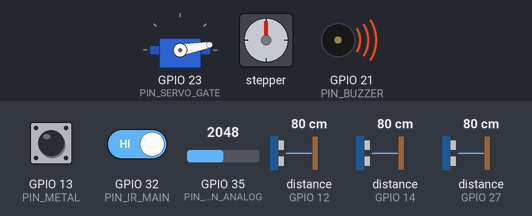
Bench run of a sketch on a simulated ESP32. On the bench: servo, stepper motor, buzzer (waves = sounding, pin HIGH). Wiring (inferred from the names in the program): 3 × ultrasonic range finder: trigger GPIO 25, echo GPIO 14 / trigger GPIO 26, echo GPIO 12 / trigger GPIO 33, echo GPIO 27. The inputs (shaded band) are chosen by the test bench; at power-on: GPIO 32 (PIN_IR_MAIN) HIGH, GPIO 35 (PIN_RAIN_ANALOG) = 2048, distance to the obstacle (sensors on GPIO 12, GPIO 14, GPIO 27) 80 cm, GPIO 13 (PIN_METAL) HIGH. The echo pulse lasts 58.3 µs per cm; WiFi joins after 1.5 s; servers stay silent unless stated; web services answer with replies made up by the test bench; stepper angles assume 4096 steps per turn; pins used as bus, display or sensor lines are not drawn; what the sketch prints to the serial monitor is not drawn.

Above: at 20.1 s.
20.2 s: GPIO 32 (PIN_IR_MAIN) driven LOW
At 21.2 s:
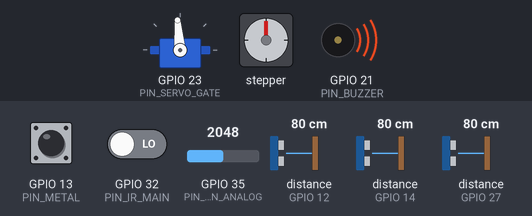
22.9 s: GPIO 35 (PIN_RAIN_ANALOG) set to 1848
25.3 s: GPIO 35 (PIN_RAIN_ANALOG) set to 1740
At 30.8 s:
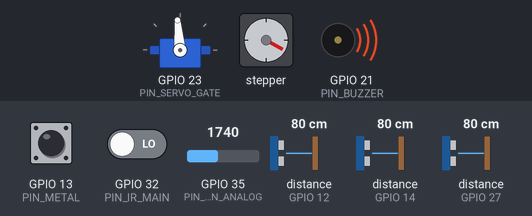
At 31.2 s:
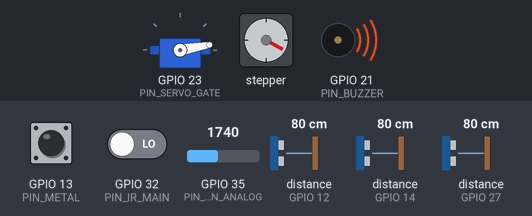
31.3 s: distance to the obstacle (sensor on GPIO 12) set to 2 cm
At 32.51 s:
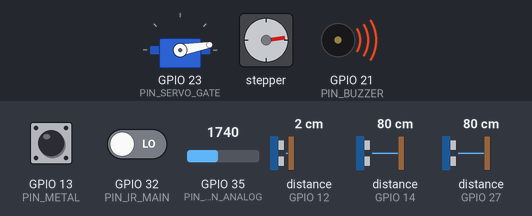
34.3 s: GPIO 13 (PIN_METAL) pulled LOW for 3.2 s
43.5 s: GPIO 35 (PIN_RAIN_ANALOG) set to 2440
Timing chart, 0 to 47.5 s (numbered marks = the images above; inputs shaded):
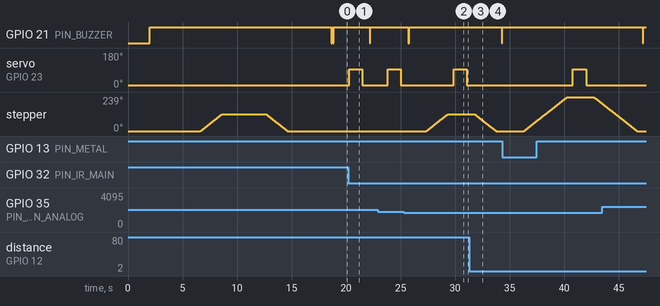

Measured:
- the behaviour switches between 1801 and 1800 on GPIO 35 (PIN_RAIN_ANALOG) (found by bisection; images 1 and 2)
- after the input at 20.2 s, GPIO 21 (PIN_BUZZER): HIGH → LOW after 2.0 s, → HIGH 0.06 s later; servo on GPIO 23 (PIN_SERVO_GATE): 10° → 95° after 0.07 s, → 10° 1.2 s later
- after the input at 25.3 s, GPIO 21 (PIN_BUZZER): goes on until 25.8 s, then stays HIGH; stepper: turns 119° clockwise in 2.0 s, starting after 2.1 s

The sketch:

Smart_dustbin_2.ino
```cpp
#include <WiFi.h>
#include <HTTPClient.h>
#include <ESP32Servo.h>
#include <CheapStepper.h>

// ===================== ENUM =====================
enum TargetBin {
  BIN_WET,
  BIN_DRY,
  BIN_METAL
};

// ===================== WiFi + ThingSpeak =====================
const char* ssid     = "Redowan";
const char* password = "01610142404";

// FIX #3: Use correct ThingSpeak HTTP endpoint (port 80, not HTTPS)
const char* tsServer = "http://api.thingspeak.com/update";
String tsApiKey      = "M039Y3AXLFZT2PD8";

// ===================== PIN DEFINITIONS =====================
// FIX #5/#6: GPIO 2 is a boot-strapping pin (onboard LED on most dev boards).
// Using it as a stepper output can prevent boot if pulled LOW.
// Changed stepper pins to safe GPIOs: 16, 17, 5, 15.
// - GPIO 16 / 17: safe general-purpose outputs
// - GPIO  5: has internal pull-up at boot, stepper coil state is fine
// - GPIO 15: has internal pull-down at boot, stepper coil state is fine
// Verify these don't conflict with your wiring.
#define STEPPER_IN1 4
#define STEPPER_IN2 2
#define STEPPER_IN3 18
#define STEPPER_IN4 19

// Servo for gate
#define PIN_SERVO_GATE 23

// Sensors
#define PIN_IR_MAIN    32   // IR sensor — LOW = object detected
#define PIN_METAL      13   // Metal sensor — LOW = metal detected
#define PIN_RAIN_ANALOG 35  // Rain/moisture AO → ADC1_CH7 (input-only, correct)

// Buzzer (active-low logic: LOW = ON, HIGH = OFF)
// FIX #8: If your buzzer is active-high, swap HIGH/LOW in buzzerBeep().
#define PIN_BUZZER 21

// Ultrasonic sensors — 3 bins
#define TRIG_WET 26
#define ECHO_WET 12

#define TRIG_DRY 25
#define ECHO_DRY 14

#define TRIG_MET 33
#define ECHO_MET 27

// ===================== TUNING CONSTANTS =====================
const int BIN_DEPTH_CM = 8;   // Real bin depth in cm — calibrate!
const int BIN_EMPTY_CM = 7;  // ← add this line
const int FULL_THRESHOLD_PCT    = 70;    // Alarm threshold %
const unsigned long UPLOAD_INTERVAL_MS = 15000UL;

// Rain/moisture hysteresis thresholds (lower AO value = wetter on most modules)
const int RAIN_WET_ON       = 1800;  // Becomes wet when value drops to/below this
const int RAIN_WET_OFF      = 2200;  // Becomes dry when value rises to/above this
const int RAIN_INVALID_LOW  = 20;
const int RAIN_INVALID_HIGH = 4090;

// ===================== STEPPER DEGREES =====================
const int DEG_TO_WET   = 120;
const int DEG_TO_METAL = 240;
const int STEPPER_RPM  = 17;

// ===================== TIMING =====================
const unsigned long DROP_OPEN_TIME_MS  = 1200UL;
const unsigned long SERVO_SETTLE_MS    = 700UL;
const unsigned long STEPPER_SETTLE_MS  = 500UL;

// ===================== SERVO ANGLES =====================
const int SERVO_MIN_US      = 500;
const int SERVO_MAX_US      = 2400;
const int GATE_CLOSED_ANGLE = 10;
const int GATE_OPEN_ANGLE   = 95;

// ===================== OBJECTS / GLOBALS =====================
CheapStepper stepper(STEPPER_IN1, STEPPER_IN2, STEPPER_IN3, STEPPER_IN4);
Servo gateServo;

unsigned long lastUploadMs  = 0;
bool initialUploadDone      = false; // FIX #9: skip duplicate first upload in loop

int pctWet = 0, pctDry = 0, pctMet = 0;
bool rainIsWet = false;

// FIX #12: WiFi reconnect cooldown
unsigned long lastWifiAttemptMs = 0;
const unsigned long WIFI_RETRY_COOLDOWN_MS = 20000UL; // Don't retry more than every 20s

// ===================== PROTOTYPES =====================
void buzzerBeep(int times, int onMs = 120, int offMs = 120);
bool wifiEnsureConnected();
void readAllBinLevels();
void uploadThingSpeak();
long readUltrasonicCM(int trigPin, int echoPin);
int  distanceToPercent(long distanceCm);
int  median3(int a, int b, int c);
int  readBinPercentMedian3(int trigPin, int echoPin);
int  readRainFiltered();
void updateRainState();
TargetBin classifyWaste();
void moveSorterTo(TargetBin bin);
void returnSorterToDry(TargetBin bin);
void dropOneItem();

// ===================== HELPERS =====================

void buzzerBeep(int times, int onMs, int offMs) {
  for (int i = 0; i < times; i++) {
    digitalWrite(PIN_BUZZER, LOW);   // Active-low ON
    delay(onMs);
    digitalWrite(PIN_BUZZER, HIGH);  // Active-low OFF
    if (offMs > 0) delay(offMs);
  }
}

// FIX #3 + #12: Use WiFiClient for HTTP, add reconnect cooldown
bool wifiEnsureConnected() {
  if (WiFi.status() == WL_CONNECTED) return true;

  unsigned long now = millis();
  if (now - lastWifiAttemptMs < WIFI_RETRY_COOLDOWN_MS && lastWifiAttemptMs != 0) {
    Serial.println("WiFi cooldown — skipping reconnect attempt");
    return false;
  }
  lastWifiAttemptMs = now;

  Serial.println("WiFi not connected, attempting reconnect...");
  WiFi.mode(WIFI_STA);
  WiFi.begin(ssid, password);

  unsigned long start = millis();
  while (WiFi.status() != WL_CONNECTED && millis() - start < 12000UL) {
    delay(250);
  }

  bool ok = (WiFi.status() == WL_CONNECTED);
  Serial.println(ok ? "WiFi connected!" : "WiFi failed.");
  return ok;
}

// Ultrasonic: returns distance in cm, or -1 on timeout
long readUltrasonicCM(int trigPin, int echoPin) {
  digitalWrite(trigPin, LOW);
  delayMicroseconds(2);
  digitalWrite(trigPin, HIGH);
  delayMicroseconds(10);
  digitalWrite(trigPin, LOW);

  long duration = pulseIn(echoPin, HIGH, 30000UL);
  if (duration == 0) return -1;
  return (long)(duration * 0.034 / 2.0);
}

int distanceToPercent(long distanceCm) {
  if (distanceCm < 0) return -1;
  if (distanceCm >= BIN_EMPTY_CM) return 0;  // ← was BIN_DEPTH_CM
  if (distanceCm <= 0) return 100;

  int pct = (int)(((BIN_EMPTY_CM - distanceCm) * 100.0 / BIN_EMPTY_CM) + 0.5);  // ← both changed
  if (pct < 0) pct = 0;
  if (pct > 100) pct = 100;
  return pct;
}

int median3(int a, int b, int c) {
  if (a > b) { int t = a; a = b; b = t; }
  if (b > c) { int t = b; b = c; c = t; }
  if (a > b) { int t = a; a = b; b = t; }
  return b;
}

// FIX #11: Handles all-invalid case: returns -1 so caller skips update.
// If only some readings are -1, substitutes with the best available value.
int readBinPercentMedian3(int trigPin, int echoPin) {
  int p1 = distanceToPercent(readUltrasonicCM(trigPin, echoPin)); delay(30);
  int p2 = distanceToPercent(readUltrasonicCM(trigPin, echoPin)); delay(30);
  int p3 = distanceToPercent(readUltrasonicCM(trigPin, echoPin));

  // All invalid
  if (p1 < 0 && p2 < 0 && p3 < 0) return -1;

  // Substitute invalid readings with a valid one
  if (p2 < 0) p2 = (p1 >= 0) ? p1 : p3;
  if (p1 < 0) p1 = p2;
  if (p3 < 0) p3 = p2;

  return median3(p1, p2, p3);
}

void readAllBinLevels() {
  int d = readBinPercentMedian3(TRIG_DRY, ECHO_DRY);
  int w = readBinPercentMedian3(TRIG_WET, ECHO_WET);
  int m = readBinPercentMedian3(TRIG_MET, ECHO_MET);


  if (d >= 0) pctDry = d;
  if (w >= 0) pctWet = w;
  if (m >= 0) pctMet = m;
}

// FIX #3: Use WiFiClient with HTTPClient for ESP32 core 2.x compatibility
void uploadThingSpeak() {
  if (!wifiEnsureConnected()) {
    Serial.println("Upload skipped — no WiFi");
    return;
  }

  int alarm = (pctWet >= FULL_THRESHOLD_PCT ||
               pctDry >= FULL_THRESHOLD_PCT ||
               pctMet >= FULL_THRESHOLD_PCT) ? 1 : 0;

  WiFiClient client;
  HTTPClient http;

  String url = String(tsServer)
               + "?api_key=" + tsApiKey
               + "&field1=" + String(pctDry)
               + "&field2=" + String(pctWet)
               + "&field3=" + String(pctMet)
               + "&field4=" + String(alarm);

  http.begin(client, url);  // FIX: pass WiFiClient explicitly
  int httpCode = http.GET();
  http.end();

  Serial.print("ThingSpeak response: ");
  Serial.println(httpCode);
}

// ===================== RAIN/MOISTURE =====================
int readRainFiltered() {
  int a = analogRead(PIN_RAIN_ANALOG); delay(5);
  int b = analogRead(PIN_RAIN_ANALOG); delay(5);
  int c = analogRead(PIN_RAIN_ANALOG);
  return median3(a, b, c);
}

void updateRainState() {
  int v = readRainFiltered();

  if (v <= RAIN_INVALID_LOW || v >= RAIN_INVALID_HIGH) {
    rainIsWet = false;
    Serial.print("RAIN invalid -> DRY. v="); Serial.println(v);
    return;
  }

  // Hysteresis
  if (!rainIsWet) {
    if (v <= RAIN_WET_ON)  rainIsWet = true;
  } else {
    if (v >= RAIN_WET_OFF) rainIsWet = false;
  }

  Serial.print("RAIN v="); Serial.print(v);
  Serial.print(" wet="); Serial.println(rainIsWet);
}

// ===================== CLASSIFICATION =====================
TargetBin classifyWaste() {
 if (digitalRead(PIN_METAL) == LOW) return BIN_METAL;  // Metal = highest priority
  updateRainState();
  if (rainIsWet) return BIN_WET;
  return BIN_DRY;
}

// ===================== STEPPER MOVEMENT =====================
void moveSorterTo(TargetBin bin) {
  int deg = 0;
  if (bin == BIN_WET)   deg = DEG_TO_WET;
  else if (bin == BIN_METAL) deg = DEG_TO_METAL;

  if (deg > 0) {
    stepper.moveDegreesCW(deg);
    delay(STEPPER_SETTLE_MS);
  }
}

void returnSorterToDry(TargetBin bin) {
  int deg = 0;
  if (bin == BIN_WET)   deg = DEG_TO_WET;
  else if (bin == BIN_METAL) deg = DEG_TO_METAL;

  if (deg > 0) {
    stepper.moveDegreesCCW(deg);
    delay(STEPPER_SETTLE_MS);
  }
}

// ===================== GATE DROP =====================
void dropOneItem() {
  gateServo.write(GATE_OPEN_ANGLE);
  delay(DROP_OPEN_TIME_MS);
  gateServo.write(GATE_CLOSED_ANGLE);
  delay(SERVO_SETTLE_MS);
}

// ===================== SETUP =====================
void setup() {
  Serial.begin(115200);
  delay(2000);
  Serial.println("\n\n===== ESP32 WASTE SORTER START =====");
  Serial.flush();

  // ADC attenuation for GPIO35 rain sensor (0–3.3V range)
  analogSetAttenuation(ADC_11db);
  Serial.println("ADC attenuation set");

  // Input pins
  pinMode(PIN_IR_MAIN, INPUT_PULLUP);
  pinMode(PIN_METAL,   INPUT_PULLUP);

  // Output pins
  pinMode(PIN_BUZZER, OUTPUT);
  digitalWrite(PIN_BUZZER, HIGH); // Buzzer OFF (active-low)

  // Ultrasonic pins
  pinMode(TRIG_WET, OUTPUT); pinMode(ECHO_WET, INPUT);
  pinMode(TRIG_DRY, OUTPUT); pinMode(ECHO_DRY, INPUT);
  pinMode(TRIG_MET, OUTPUT); pinMode(ECHO_MET, INPUT);

  // Gate servo
  gateServo.setPeriodHertz(50);
  gateServo.attach(PIN_SERVO_GATE, SERVO_MIN_US, SERVO_MAX_US);
  gateServo.write(GATE_CLOSED_ANGLE);
  delay(300);
  Serial.println("Gate servo attached and closed");

  // Stepper
  stepper.setRpm(STEPPER_RPM);
  Serial.println("Stepper RPM set");

  // WiFi
  wifiEnsureConnected();

  // Initial bin levels + upload
  readAllBinLevels();
  Serial.print("Initial bins — Dry="); Serial.print(pctDry);
  Serial.print("% Wet="); Serial.print(pctWet);
  Serial.print("% Metal="); Serial.print(pctMet); Serial.println("%");
  uploadThingSpeak();
  initialUploadDone = true; // FIX #9: mark so loop doesn't double-upload immediately

  lastUploadMs = millis(); // FIX #9: align timer so next upload is 15s from now
// ────────────────────────────────────────────────
//     TEMPORARY STEPPER + ULN2003 LED TEST
//     (runs only once at startup)
// ────────────────────────────────────────────────

Serial.println("\n=== STEPPER & ULN2003 LED TEST START ===");

Serial.println("Setting stepper pins as output (just in case)...");
pinMode(STEPPER_IN1, OUTPUT);
pinMode(STEPPER_IN2, OUTPUT);
pinMode(STEPPER_IN3, OUTPUT);
pinMode(STEPPER_IN4, OUTPUT);

// Step 1: Test LEDs one by one (no motor movement yet)
Serial.println("Testing LEDs one by one (0.6 sec each)...");
digitalWrite(STEPPER_IN1, HIGH); delay(600); digitalWrite(STEPPER_IN1, LOW); Serial.println("→ LED A should have lit");
digitalWrite(STEPPER_IN2, HIGH); delay(600); digitalWrite(STEPPER_IN2, LOW); Serial.println("→ LED B should have lit");
digitalWrite(STEPPER_IN3, HIGH); delay(600); digitalWrite(STEPPER_IN3, LOW); Serial.println("→ LED C should have lit");
digitalWrite(STEPPER_IN4, HIGH); delay(600); digitalWrite(STEPPER_IN4, LOW); Serial.println("→ LED D should have lit");

// Step 2: Test actual movement (CheapStepper way)
Serial.println("Testing full movement: 120° CW then back CCW");
Serial.println("Watch LEDs: they should chase in sequence");

stepper.setRpm(10);          // slower = easier to see LEDs
stepper.moveDegreesCW(120);
delay(4000);                 // give time to finish + observe

stepper.moveDegreesCCW(120);
delay(4000);

Serial.println("Stepper movement test finished");
Serial.println("If motor didn't move but LEDs lit → check motor power / wiring");
Serial.println("=== STEPPER TEST END ===\n");
  buzzerBeep(2, 80, 80);
  Serial.println("===== SETUP COMPLETE =====");
  Serial.flush();
}

// ===================== LOOP =====================
void loop() {


  // Periodic ThingSpeak upload
  if (millis() - lastUploadMs >= UPLOAD_INTERVAL_MS) {
    lastUploadMs = millis();
    Serial.println("Periodic upload triggered");
    readAllBinLevels();
    Serial.print("Bins: Dry="); Serial.print(pctDry);
    Serial.print("% Wet="); Serial.print(pctWet);
    Serial.print("% Metal="); Serial.print(pctMet); Serial.println("%");
    uploadThingSpeak();
  }

  // IR trigger: object detected
  if (digitalRead(PIN_IR_MAIN) == LOW) {
    delay(60); // Debounce
    if (digitalRead(PIN_IR_MAIN) == LOW) {

      TargetBin bin = classifyWaste();

      Serial.print("Object detected! Bin: ");
      Serial.println(bin == BIN_WET ? "WET" : bin == BIN_METAL ? "METAL" : "DRY");

      moveSorterTo(bin);
      dropOneItem();
      returnSorterToDry(bin);

      buzzerBeep(1, 60, 0);

      // Wait for object to clear IR sensor (max 1.5s)
      unsigned long t0 = millis();
      while (millis() - t0 < 1500UL) {
        if (digitalRead(PIN_IR_MAIN) == HIGH) break;
        delay(20);
      }
    }
  }

  delay(10);
}
```
